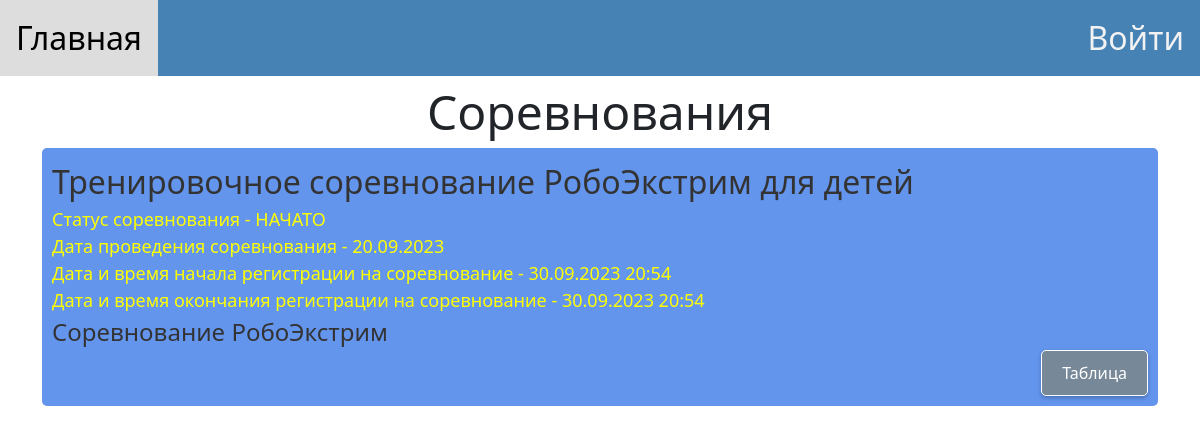
The app's page /, older data.
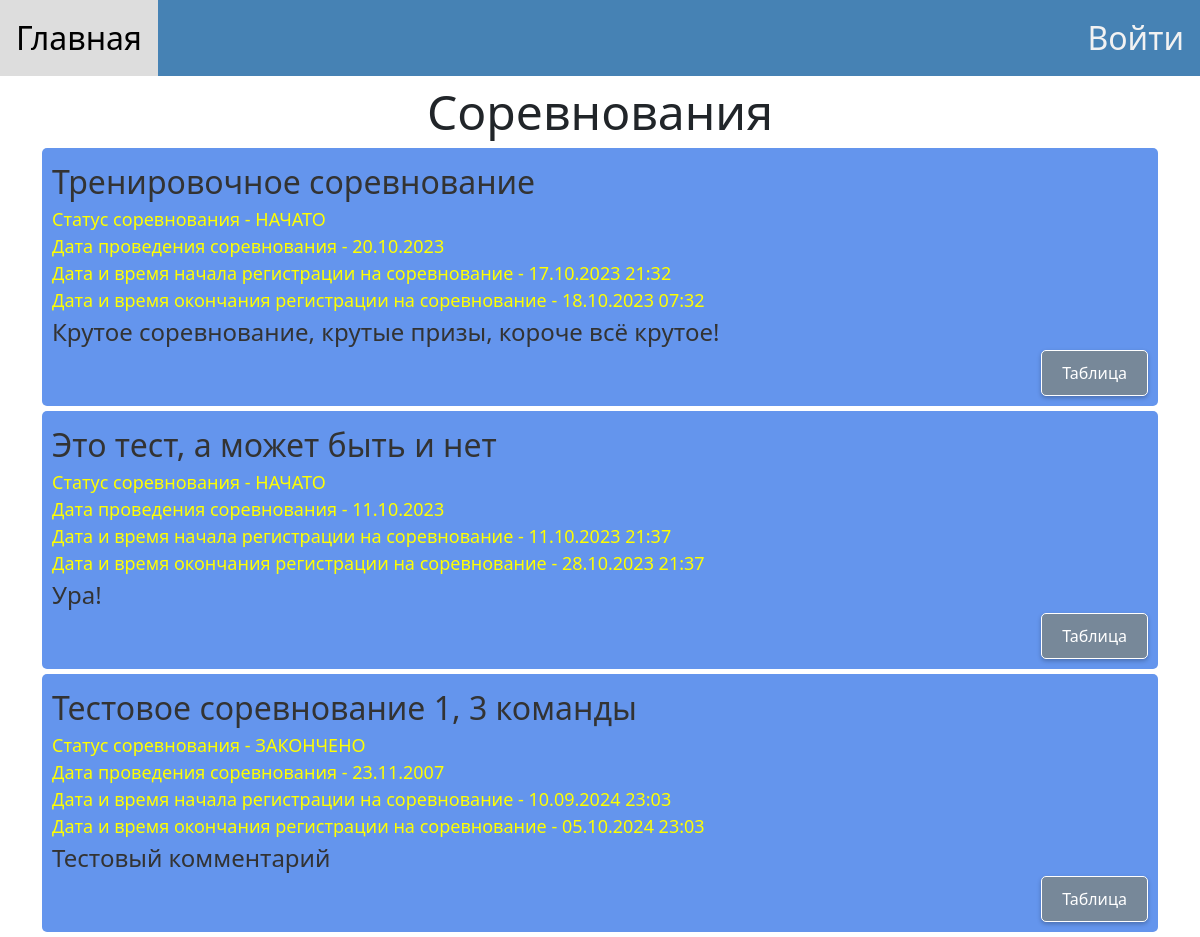
The same page, newer data.
### for_work_with_database/class_db_competition.py (models this page shows)
class Competition(SqlAlchemyBase):
    __tablename__ = "competition"
    id = Column(Integer, primary_key=True, autoincrement=True)
    date = Column(Text)
    commentary = Column(Text)
    date_of_ending_registration_members = Column(Text)
    started = Column(Text)
    date_of_starting_registration_members = Column(Text)
    header_for_competition = Column(Text)

### main.py (the view)
@app.route("/")
@limiter.limit(REQUESTS_TIME)
def main_page():
    page = request.args.get("page", type=int, default=1)
    sess = db_session.create_session()
    competitions = sorted(sess.query(Competition).all(), key=lambda x: x.date, reverse=True)
    now_datetime = datetime.datetime.now()
    return render_template("main_page.html", competitions=competitions, strptime=datetime.datetime.strptime,
                           now_datetime=now_datetime)

### for_work_with_database/db_session.py (called while the page is built)
def create_session() -> Session:
    global __factory
    return __factory()

### templates/main_page.html (shortened to what this page needs)
{% extends "base.html" %}
{% block content %}
<head>
</head>
<body>
<div align="center">
    <font size="45%">Соревнования</font><br>
</div>
<div align="center">
    <ul class="competitions">
        {% for competition in competitions%}
        <li>
            <div align="left">
                <font size="6%">{{competition.header_for_competition}}</font><br>
                {% if competition.started == "not_started"%}
                    <font color="yellow" size="4%">Статус соревнования - НЕ НАЧАТО</font>
                {% elif competition.started == "started" %}
                    <font color="yellow" size="4%">Статус соревнования - НАЧАТО</font>
                {% else %}
                    <font color="yellow" size="4%">Статус соревнования - ЗАКОНЧЕНО</font>
                {% endif %}
                <br>
                <font color="yellow" size="4%">Дата проведения соревнования - {{".".join(competition.date.split("-")[::-1])}}</font>
                <br>
                <font color="yellow" size="4%">Дата и время начала регистрации на соревнование - {{".".join(competition.date_of_starting_registration_members.split("T")[0].split("-")[::-1]) + " " + competition.date_of_starting_registration_members.split("T")[1]}}</font>
                <br>
                <font color="yellow" size="4%">Дата и время окончания регистрации на соревнование - {{".".join(competition.date_of_ending_registration_members.split("T")[0].split("-")[::-1]) + " " + competition.date_of_ending_registration_members.split("T")[1]}}</font>
                <br>
                <font size="5%">{{competition.commentary}}</font>
            </div>
            <div align="right">
                <a href="/table/pilot/{{competition.id}}">
                    <button class="green_button">Таблица</button>
                </a>
            </div>
        </li>
        {% endfor %}
    </ul>
</div>
</body>
{% endblock %}

### templates/base.html (shortened to what this page needs)
<!DOCTYPE html>
<html lang="en">
<head>
    <link href="https://cdn.jsdelivr.net/npm/bootstrap@5.0.2/dist/css/bootstrap.min.css" rel="stylesheet"
>
    <link rel="stylesheet" href="{{ url_for('static',filename='styles/style.css') }}">
    <div class="topnav">
        <a class="active" href="/">Главная</a>
        {% if not current_user.is_authenticated%}
            <a href="/login_user" style="float: right">Войти</a>
        {% else %}
            <a href="/" style="float: right">
                {{current_user.name}} {{current_user.last_name}}
            </a>
            <a href="/logout" style="float: right"><font color="red">Выйти</font></a>
        {% endif %}
    </div>
</head>
<main role="main" class="container">
    {% block content %}{% endblock %}
</main>
</html>

### static/styles/style.css (style rules this page uses)
.topnav { background-color: #4682B4; overflow: hidden; }
.topnav a { float: left; color: #f2f2f2; text-align: center; padding: 14px 16px; text-decoration: none; font-size: 200%; }
.topnav a.active { background-color: #778899; color: white; }
ul.competitions { list-style-type: none; padding: 0; margin: 0; }
ul.competitions li { padding: 10px; margin-bottom: 5px; background-color: #6495ED; border-radius: 5px; color: #333; }
a { text-decoration: none; }
button.green_button { background-color: #778899; color: white; border: none; padding: 10px 20px; border-radius: 5px; box-shadow: 0px 2px 4px rgba(0, 0, 0, 0.25); font-size: 16px; border: 1px solid white; }

Row changes from the older to the newer data that the page shows:
removed Competition: header_for_competition "Тренировочное соревнование РобоЭкстрим для детей", started "Статус соревнования - НАЧАТО", date "20.09.2023", date_of_starting_registration_members "30.09.2023 20:54", date_of_ending_registration_members "30.09.2023 20:54", commentary "Соревнование РобоЭкстрим"
added Competition: header_for_competition "Тренировочное соревнование", started "Статус соревнования - НАЧАТО", date "20.10.2023", date_of_starting_registration_members "17.10.2023 21:32", date_of_ending_registration_members "18.10.2023 07:32", commentary "Крутое соревнование, крутые призы, короче всё крутое!"
added Competition: header_for_competition "Это тест, а может быть и нет", started "Статус соревнования - НАЧАТО", date "11.10.2023", date_of_starting_registration_members "11.10.2023 21:37", date_of_ending_registration_members "28.10.2023 21:37", commentary "Ура!"
added Competition: header_for_competition "Тестовое соревнование 1, 3 команды", started "Статус соревнования - ЗАКОНЧЕНО", date "23.11.2007", date_of_starting_registration_members "10.09.2024 23:03", date_of_ending_registration_members "05.10.2024 23:03", commentary "Тестовый комментарий"
